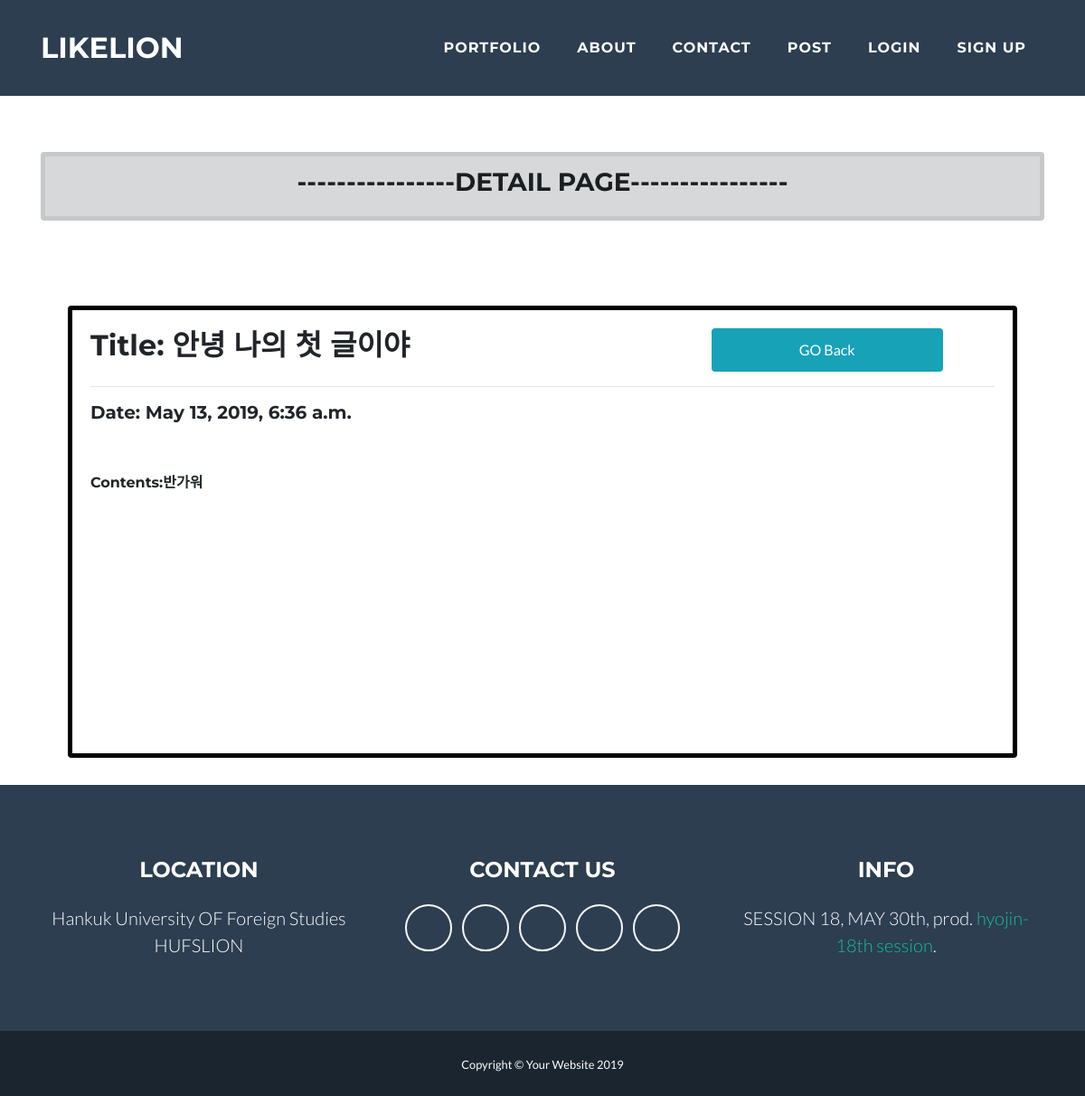
The app's page /blog/4 with its own data.
### blogapp/models.py (models this page shows, shortened)
class Blog(models.Model):
    title = models.CharField(max_length=200)
    pub_date = models.DateTimeField('data published')
    body = models.TextField()

### blogapp/views.py (the view)
# urls.py: path('<int:blog_id>', views.detail, name="detail"),
def detail(request, blog_id):
    details = get_object_or_404(Blog, pk=blog_id)#몇번객체
    return render(request, 'detail.html', {'details':details})

### blogapp/templates/detail.html (shortened to what this page needs)
{% extends 'base.html'%}
{% block contents %}
<br><br><br><br><br><br><br>
        <div class="container">
            <div class="alert alert-dark" role="alert" style="text-align: center; border-width: 5px;">
                    <h3>----------------DETAIL PAGE----------------</h3>
            </div>
            <br><br>
            <div class="card" style="border-color: black; border-width: 5px; height: 500px; margin: 30px;">
                <div class="card-body" >
                    <div class="row">
                        <div class="col-lg-8">
                            <h2>Title: {{details.title}}</h2>
                        </div>
                        <div class="col-lg-4">
                            <a href="{% url 'home' %}"><button type="button" class="btn btn-info" style="width: 16em; height: 3em;">GO Back</button></a>
                        </div>
                    </div>
                    <hr>
                    <h5>Date: {{details.pub_date}}</h5>
                    <br><br>
                    <h6>Contents:{{details.body}}</h6>
                </div>
            </div>
        </div>
{% endblock %}

### records on screen
Blog: title "안녕 나의 첫 글이야", pub_date "May 13, 2019, 6:36 a.m.", body "반가워"
